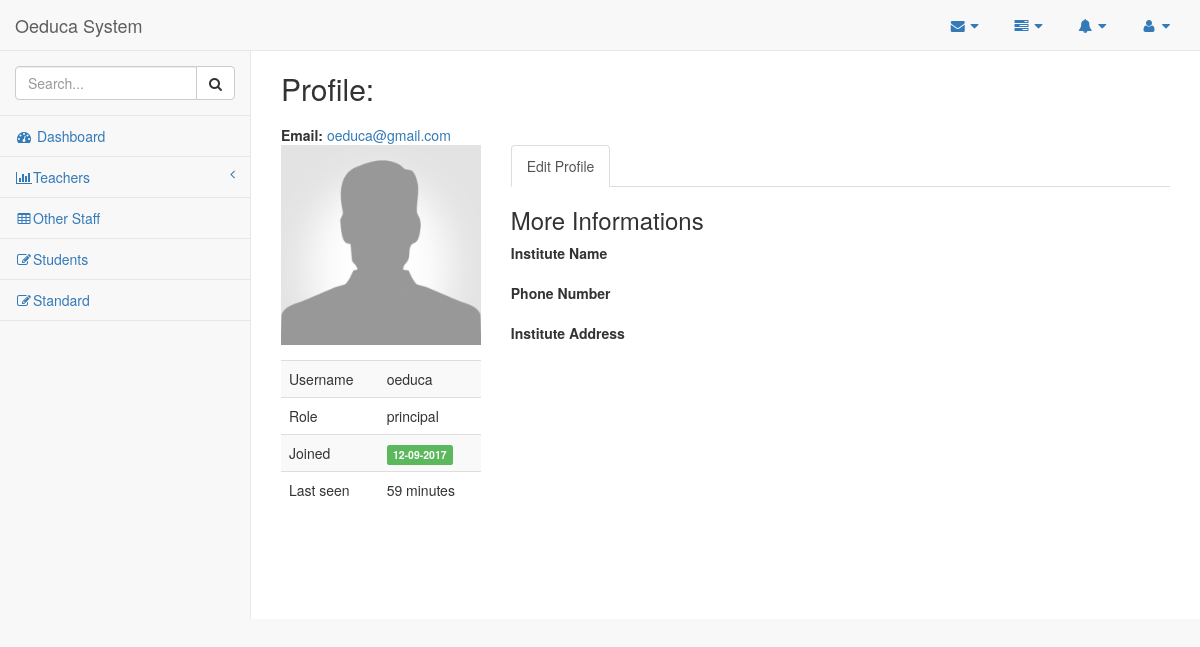
Page /account/profile/oeduca/ (signed in) on the committed database.
### account/models.py (models this page shows)
class User(AbstractUser):
    username = models.CharField(max_length=255, unique=True, blank=False,
                                validators=[
                                        RegexValidator(
                                        regex = USERNAME_REGEX,
                                        message = 'Username must be Alpahnumeric or contain any of the following: ".+ -" ',
                                        code='invalid_username'
                                        )]
                                )
    first_name = models.CharField(max_length=255, blank=False,
                                  validators=[
                                        RegexValidator(
                                        regex = NAME_REGEX,
                                        message = 'Name must be Alphabetic',
                                        code='invalid_first_name'
                                        )]
                                )
    last_name = models.CharField(max_length=255, blank=False,
                                  validators=[
                                        RegexValidator(
                                        regex = NAME_REGEX,
                                        message = 'Name must be Alphabetic',
                                        code='invalid_last_name'
                                        )]
                                )
    email = models.EmailField(unique=True, blank=False)
    phone = models.CharField(max_length=10,unique=True, validators=[RegexValidator(regex='^\d{10}$', message='Length has to be 10', code='Invalid number')])
    picture = models.ImageField(null=True,
                                blank=True,
                                default='img/default.png',
                                height_field="height_field",
                                width_field="width_field",
                                verbose_name="profile picture"
                                )
    school = models.CharField(max_length=255,blank=False)
    address = models.CharField(max_length=255,blank=True)
    ROLES = (
        ('principal','Principal'),
        ('teacher','Teacher'),
        ('staff','Staff')
    )
    role = models.CharField(max_length=10, choices=ROLES,blank=True,verbose_name="login as a ",default=ROLES[0][0])
    height_field = models.IntegerField(default=600, null=True)
    width_field = models.IntegerField(default=600, null=True)
    USERNAME_FIELD = 'email' # use email to log in
    REQUIRED_FIELDS = ['username'] # required when user is created
    def get_absolute_url(self):
        return reverse("account:user_profile", kwargs={"username": self.username})

### account/views.py (the view)
# urls.py: url(r'^profile/(?P<username>\w+)/$', UserProfileAPIView.as_view(), name='user_profile'),
def user_profile(request, username=None): # Displays User Profile
    user_profile = get_object_or_404(User, username=username)
    context = { "user_profile": user_profile
              }
    return render(request, "account/profile.html", context)

### account/templates/account/profile.html (shortened to what this page needs)
{% extends 'base.html' %}
{% block body_block %}
<div class="page-content">
    <div id="tab-general">
        <div class="row mbl">
            <div class="col-lg-12">
                <div class="col-md-12">
                </div>
            </div>
            <div class="col-lg-12">
                <div class="row">
                    <div class="col-md-12">
                        <h2>Profile:
                            <h1>{{ user_profile.first_name }} {{ user_profile.last_name }}</h2>
                        <b>Email: </b><a href="mailto:#">{{ user_profile.email }}</a><br>
                        <div class="row mtl">
                            <div class="col-md-3">
                                <div class="form-group">
                                    {% if user_profile.picture %}
                                    <div class="text-center mbl"><img src="{{ user_profile.picture.url }}" alt="" class="img-responsive" /></div>
                                    <!--                                    {% endif %}
                                        <div class="text-center mbl"><a href="#" class="btn btn-green"><i class="fa fa-upload"></i>&nbsp;
                                        Upload</a></div>
-->
                                </div>
                                <table class="table table-striped table-hover">
                                    <tbody>
                                        <tr>
                                            <td>Username</td>
                                            <td> {{ user_profile.username }}</td>
                                        </tr>
                                        <tr>
                                            <td>Role</td>
                                            <td> {{ user_profile.role }}</td>
                                        </tr>
                                        <tr>
                                            <td>Joined</td>
                                            <td><span class="label label-success">{{ user_profile.date_joined|date:'d-m-Y' }}</span></td>
                                        </tr>
                                        <tr>
                                            <td>Last seen</td>
                                            <td>{{ user_profile.last_login|timesince }}</td>
                                        </tr>
                                    </tbody>
                                </table>
                            </div>
                            <div class="col-md-9">
                                <ul class="nav nav-tabs">
                                    <li class="active"><a href="{{user_profile.get_absolute_url}}edit/">Edit Profile</a></li>
                                </ul>
                                <div id="generalTabContent" class="tab-content">
                                    <div id="tab-edit" class="tab-pane fade in active">
                                        <form action="#" class="form-horizontal">
                                            <h3>More Informations</h3>
                                            <div class="form-group"><label class="col-sm-3">Institute Name</label>
                                                <div class="col-sm-9 controls">
                                                    <div class="row">
                                                        <div class="col-xs-9">
                                                        </div>
                                                    </div>
                                                </div>
                                            </div>
                                            <div class="form-group"><label class="col-sm-3">Phone Number</label>
                                                <div class="col-sm-9 controls">
                                                    <div class="row">
                                                        <div class="col-xs-4">{{ user_profile.phone }}</div>
                                                    </div>
                                                </div>
                                            </div>
                                            <div class="form-group"><label class="col-sm-3">Institute Address</label>
                                                <div class="col-sm-9 controls">
                                                    <div class="row">
                                                        <div class="col-xs-4">{{ user_profile.address }}</div>
                                                    </div>
                                                </div>
                                            </div>
                                    </div>
                                </div>
                            </div>
                        </div>
                    </div>
                </div>
            </div>
        </div>
    </div>
</div>
{% endblock %}

### rows in the picture
User: email "oeduca@gmail.com", picture (placeholder picture), username "oeduca", role "principal", date_joined "12-09-2017", last_login "59 minutes"
